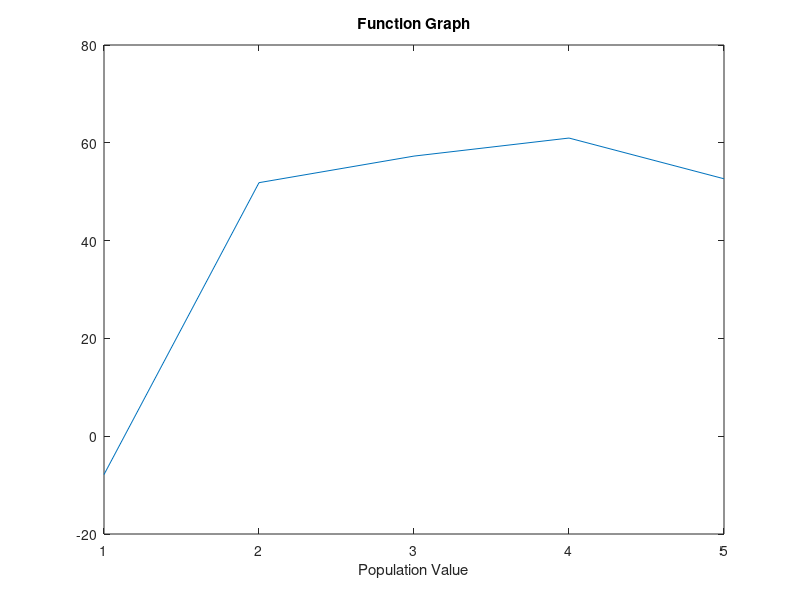

Reproduce this figure in MATLAB.
clear all
clc
n=input('Enter population value  =');
r=input('Enter selection value  =');
z=10/(2^10);
k=(2^10);
secilimyontemi=input('Please choose selection method  (roulette=1, rank=2 and tournament=3) =');
kromozomlar=logical(dec2bin(0:k-1,10)-'0');

% Function >>> F(x,y)=A*x+B*y+C*sin(x)+D*cos(y);
A=input('Specify the coefficient A =');
B=input('Specify the coefficient B ='); 
C=input('Specify the coefficient C =');
D=input('Specify the coefficient D =');
x=(10*rand(1,n));
y=10*rand(1,n)-5;


% Real Number
for i=1:n
    F(i)=A*x(i)+B*y(i)+C*sin(x(i))+D*cos(y(i));
end

%Binary Number
%F(x,y)=A*x+B*y+C*sin(x)+D*cos(y);
xindis=round(k*rand(1,n));
yindis=round(k*rand(1,n));
xbin=0:z:10;
ybin=-5:z:5;
for j=1:n
    Fx(j)=xbin(xindis(j));
    Fxbinary(j,:)=kromozomlar(xindis(j),:);
    Fy(j)=ybin(yindis(j));
    Fybinary(j,:)=kromozomlar(yindis(j),:);
    Fbin(j)=A*Fx(j)+B*Fy(j)+C*sin(Fx(j))+D*cos(Fy(j));
end
plot (Fbin(:,:))
xlabel('Population Value')
title('Function Graph')

secimtoplami=0;
for j=1:n
    secimtoplami=secimtoplami+Fbin(j); % sum of the proper values of n numbers 
end
for j=1:n
    uygunlukoranlari(j)=Fbin(j)/secimtoplami; % Unit sum of fitness values of n numbers 
end

kumilatiftoplam(1)=uygunlukoranlari(1);
for j=2:n
    kumilatiftoplam(j)=uygunlukoranlari(j)+kumilatiftoplam(j-1); % Cumulative sum of n fitness values 
end
for k=1:n
Fx(k);
Fy(k);
Fxbinary(k,:);
Fybinary(k,:);
uygunlukoranlari(k);
end
Fx
Fy
Fxbinary
Fybinary
uygunlukoranlari

%Roulette difference
if secilimyontemi==1
    
secimrulet=rand(1,r); %A number as many as the number in the r suitability range between 0-1 is selected
for i=1:r
    for j=1:n
    if secimrulet(i)<kumilatiftoplam(j)
        secilimoranlari(i)=kumilatiftoplam(j);
        Fxsecilim(i)=Fx(j);
        Fysecilim(i)=Fy(j);
        Fxbinarysecilim(i,:)=Fxbinary(j,:);
        Fybinarysecilim(i,:)=Fybinary(j,:);
        
        %fprintf('The most suitable number for roulette =%f\n',kumilatiftoplam(j));
        break;
    end
    end
end

 %Rank   
 elseif secilimyontemi==2
     
%Ranking of Eligibility Rates 
for i=1:(n)
for j=1:(n-i)
if uygunlukoranlari(j)>uygunlukoranlari(j+1)
gecici=uygunlukoranlari(j);
gecicix=Fx(j);
geciciy=Fy(j);
gecicixbin=Fxbinary(j,:);
geciciybin=Fybinary(j,:);
uygunlukoranlari(j)=uygunlukoranlari(j+1);
Fx(j)=Fx(j+1);
Fy(j)=Fy(j+1);
Fxbinary(j,:)=Fxbinary(j+1,:);
Fybinary(j,:)=Fybinary(j+1,:);
uygunlukoranlari(j+1)=gecici;
Fx(j+1)=gecicix;
Fy(j+1)=geciciy;
Fxbinary(j+1,:)=gecicixbin;
Fybinary(j+1,:)=geciciybin;
end
end
end
for k=1:n
uygunlukoranlari(k);
end
uygunlukoranlari

%Arithmetic numbers are assigned to fitness values. 
sayitoplami=0;
for k=1:n
rankuygunluk(k)=k;
sayitoplami=sayitoplami+k;
end

for k=1:n
rankuygunlukoran(k)=(rankuygunluk(k)/sayitoplami);
end
rankkumilatiftoplam(1)=rankuygunlukoran(1);
for j=2:n
    rankkumilatiftoplam(j)=rankuygunlukoran(j)+rankkumilatiftoplam(j-1); % Cumulative sum of n fitness values 
end

secimrank=rand(1,r); 

%-----------------
for i=1:r
    for j=1:n
    if secimrank(i)<rankkumilatiftoplam(j)
        secilimoranlari(i)=rankkumilatiftoplam(j); 
        Fxsecilim(i)=Fx(j);
        Fysecilim(i)=Fy(j);
        Fxbinarysecilim(i,:)=Fxbinary(j,:);
        Fybinarysecilim(i,:)=Fybinary(j,:);
        
        break;
    end
    end
end

else secilimyontemi==3
    
%Tournament selection 
for i=1:r
    secimtur=round(1+(n-1)*rand(1,2)); %1-n arasinda iki adet rastgale sayi �retme    
    if uygunlukoranlari(secimtur(1))>uygunlukoranlari(secimtur(2))
        fprintf('the number with the highest selection from the eligibility values in the tournament=%f\n',uygunlukoranlari(secimtur(1)));
        secilimoranlari(i)=uygunlukoranlari(secimtur(1));
        Fxsecilim(i)=Fx(secimtur(1));
        Fysecilim(i)=Fy(secimtur(1));
        Fxbinarysecilim(i,:)=Fxbinary(secimtur(1),:);
        Fybinarysecilim(i,:)=Fybinary(secimtur(1),:);
    else
        fprintf('the number with the highest selection from the eligibility values in the tournament=%f\n',uygunlukoranlari(secimtur(2)));
        secilimoranlari(i)=uygunlukoranlari(secimtur(2));
        Fxsecilim(i)=Fx(secimtur(2));
        Fysecilim(i)=Fy(secimtur(2));
        Fxbinarysecilim(i,:)=Fxbinary(secimtur(2),:);
        Fybinarysecilim(i,:)=Fybinary(secimtur(2),:);
    end 
end
end
for i=1:r
    for j=1:10
    ebeveyn(i,j)=Fxbinarysecilim(i,j);
    ebeveyn(i,j+10)= Fybinarysecilim(i,j);
    end
end

%crossover
caprazlamayontemi=input('Please select the crossover method  (odd point=1, even point=2) =');

%If the selection is an even number 
if mod(r,2)==0 

if caprazlamayontemi==1    
    %Single point crossover 
    teknokta=round(2+17*rand(1,1));  %Generating a random number between 2-19 
   
    for k=1:r %Parents are divided into two according to a odd point determined. 
        ebeveynx(k,:)=ebeveyn(k,1:teknokta);
        ebeveyny(k,:)=ebeveyn(k,(teknokta+1:20));
    end
    
    for i=1:2:r
        cocuklar(i,1:teknokta)=ebeveynx(i,1:teknokta);
        cocuklar(i,(teknokta+1):20)=ebeveyny((i+1),1:(20-teknokta));
    end
    for i=2:2:r
        cocuklar(i,1:teknokta)=ebeveynx(i,1:teknokta);
        cocuklar(i,(teknokta+1):20)=ebeveyny((i-1),1:(20-teknokta));
    end
else caprazlamayontemi==2
    
    %Double point crossover
    ciftnokta=round(2+17*rand(1,2));  %Generating a random number between 2-19 
    if ciftnokta(1)>ciftnokta(2)|ciftnokta(1)==ciftnokta(2)
        ciftnokta=round(2+17*rand(1,2));
    end
    
    for k=1:r %Parents are divided into two according to a even point determined. 
        ebeveynx(k,:)=ebeveyn(k,1:ciftnokta(1));
        ebeveyny(k,:)=ebeveyn(k,((ciftnokta(1)+1):ciftnokta(2)));
        ebeveynz(k,:)=ebeveyn(k,(ciftnokta(2)+1):20);
    end
    for i=1:2:r
        cocuklar(i,1:ciftnokta(1))=ebeveynx(i,1:ciftnokta(1));
        cocuklar(i,(ciftnokta(1)+1):ciftnokta(2))=ebeveyny((i+1),1:(ciftnokta(2)-ciftnokta(1)));
        cocuklar(i,(ciftnokta(2)+1):20)=ebeveynz(i,1:(20-ciftnokta(2)));
    end
    for i=2:2:r
        cocuklar(i,1:ciftnokta(1))=ebeveynx(i,1:ciftnokta(1));
        cocuklar(i,(ciftnokta(1)+1):ciftnokta(2))=ebeveyny((i-1),1:(ciftnokta(2)-ciftnokta(1)));
        cocuklar(i,(ciftnokta(2)+1):20)=ebeveynz(i,1:(20-ciftnokta(2)));
    end
end

%If selection is ODD number
else 
    if caprazlamayontemi==1  
 %Single point crossover
    teknokta=round(2+17*rand(1,1));  %Generating a random number between 2-19 
    
    for k=1:r-1 %Parents are divided into two according to a odd point determined. 
        ebeveynx(k,:)=ebeveyn(k,1:teknokta);
        ebeveyny(k,:)=ebeveyn(k,(teknokta+1:20));
    end
    
    for i=1:2:r-1
        cocuklar(i,1:teknokta)=ebeveynx(i,1:teknokta);
        cocuklar(i,(teknokta+1):20)=ebeveyny((i+1),1:(20-teknokta));
    end
    for i=2:2:r-1
        cocuklar(i,1:teknokta)=ebeveynx(i,1:teknokta);
        cocuklar(i,(teknokta+1):20)=ebeveyny((i-1),1:(20-teknokta));
    end
    else caprazlamayontemi==2
    
    %Double point crossover
    ciftnokta=round(2+17*rand(1,2));  %Generating a random number between 2-19 
    if ciftnokta(1)>ciftnokta(2)|ciftnokta(1)==ciftnokta(2)
        ciftnokta=round(2+17*rand(1,2));
    end
    
    for k=1:r-1 %Parents are divided into two according to a even point determined. 
        ebeveynx(k,:)=ebeveyn(k,1:ciftnokta(1));
        ebeveyny(k,:)=ebeveyn(k,((ciftnokta(1)+1):ciftnokta(2)));
        ebeveynz(k,:)=ebeveyn(k,(ciftnokta(2)+1):20);
    end
    for i=1:2:r-1
        cocuklar(i,1:ciftnokta(1))=ebeveynx(i,1:ciftnokta(1));
        cocuklar(i,(ciftnokta(1)+1):ciftnokta(2))=ebeveyny((i+1),1:(ciftnokta(2)-ciftnokta(1)));
        cocuklar(i,(ciftnokta(2)+1):20)=ebeveynz(i,1:(20-ciftnokta(2)));
    end
    for i=2:2:r-1
        cocuklar(i,1:ciftnokta(1))=ebeveynx(i,1:ciftnokta(1));
        cocuklar(i,(ciftnokta(1)+1):ciftnokta(2))=ebeveyny((i-1),1:(ciftnokta(2)-ciftnokta(1)));
        cocuklar(i,(ciftnokta(2)+1):20)=ebeveynz(i,1:(20-ciftnokta(2)));
    end
    end
cocuklar(r,:)=ebeveyn(r,:);
end

%MUTATION
%sorting is done and the best individuals are selected. 
for i=1:(n)
for j=1:(n-i)
if F(j)>F(j+1)
gecici=F(j);
gecicix=Fxbinary(j);
geciciy=Fybinary(j);
F(j)=F(j+1);
Fxbinary(j)=Fxbinary(j+1);
Fybinary(j)=Fybinary(j+1);
F(j+1)=gecici;
Fxbinary(j+1)=gecicix;
Fybinary(j+1)=geciciy;
end
end
end
for i=(r+1):n
    cocuklar(i,1:10)=Fxbinary(i,:);
    cocuklar(i,11:20)=Fybinary(i,:);
end
mutasyondegeri=1/n;
for i=1:n
    for j=1:20
    mutasyonorani=rand(1,1); %Selecting a number between 0-1 
       if mutasyonorani<mutasyondegeri
          if cocuklar(i,j)==0
              cocuklar(i,j)=1;
          else cocuklar(i,j)==1;
              cocuklar(i,j)=0;
          end
       end
    end
end
